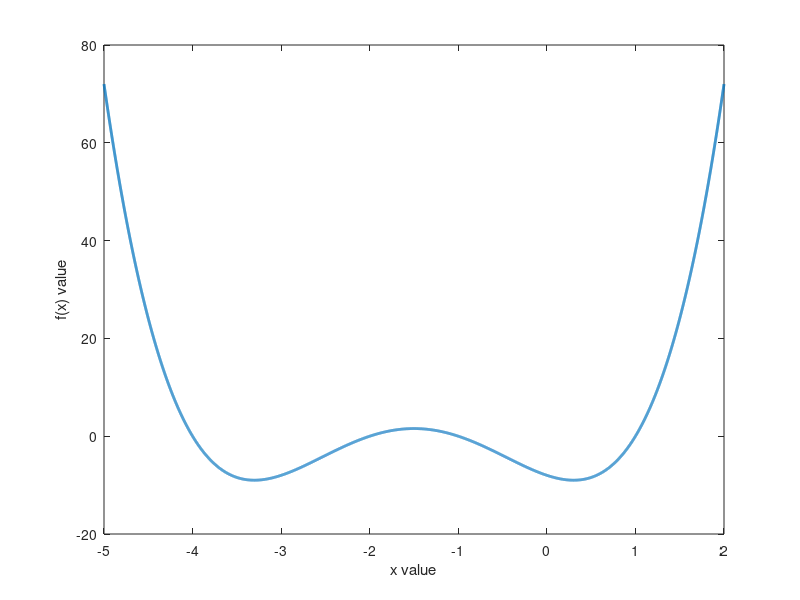

Write the MATLAB code that produced this figure. (Note: this script raises an error after producing the figure.)
% Name: Andrew Pang
% Date: 3 MAY 2019  
% Task 2 :  4th order polynomial
close all; clear all; clc;

%creates row vector x and math function fx that takes values of x
x = -5:0.001:2;
fx =@(x) x.^4 + 6*(x.^3) + 7*(x.^2) - 6*x - 8;

%plots the graph of f(x) against x
plot(x,fx(x),'LineWidth',2);

%labels the axes 
xlabel('x value')
ylabel('f(x) value')
hold on

%calls the falseposition function to get all 4 roots
root1 = falseposition(fx,-5,-2.5,0.001);
root2 = falseposition(fx,-2.5,-1.5,0.001);
root3 = falseposition(fx,-1.5,-0.5,0.001);
root4 = falseposition(fx,0.5,1.5,0.001);

%plots the roots onto the graph
plot(root1,fx(root1),'bo');
plot(root2,fx(root2),'bo');
plot(root3,fx(root3),'bo');
plot(root4,fx(root4),'bo');
